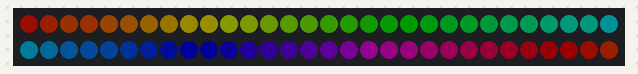
The program below on a simulated CircuitPython board. Parts: 60 RGB LEDs in strip order, left to right, continuing on the next row. Dim RGB values are drawn brighter than linear; random numbers come from a fixed seed.

Above: at 0.16 s.
At 2.3 s:
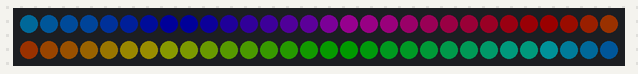
At 4.74 s:
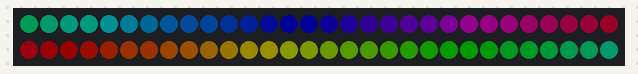
At 9.33 s:
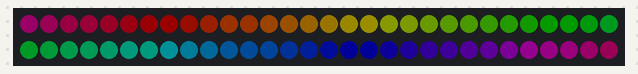
At 13.91 s:
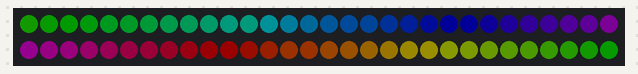
At 18.8 s:
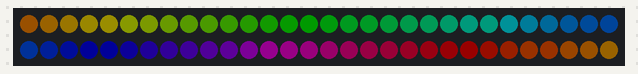

The program:

rainbow-walk.py
```python
import time
import board
import neopixel
import random
from collections import deque

# Choose an open pin connected to the Data In of the NeoPixel strip, i.e. board.D18
# NeoPixels must be connected to D10, D12, D18 or D21 to work.
pixel_pin = board.D21
sleepyTime = 0.01
STEP = 27
bright = .1
num_pixels = 60
ORDER = neopixel.RGB
pixels = neopixel.NeoPixel(pixel_pin, num_pixels, brightness=bright, auto_write=False, pixel_order=ORDER)
DEQUE = deque([],num_pixels)

COLOR01 = (255,0,0)
COLOR02 = (255,85,0)
COLOR03 = (255,230,0)
COLOR04 = (0,255,0)
COLOR05 = (0,255,68)
COLOR06 = (0,255,208)
COLOR07 = (0,110,255)
COLOR08 = (0,0,255)
COLOR09 = (157,0,255)
COLOR10 = (255,0,200)


def rand():
  return int(255 * random.random())

def translate(start,end,stepSize):
  if start == end:
    return end
  elif start > end:
    if start-stepSize <= end:
      return end
    else:
      return start-stepSize
  else:
    if start+stepSize >= end:
      return end
    else:
      return start+stepSize

def render(c):
  DEQUE.append(c)
  if len(DEQUE) >= num_pixels:
    i = 0
    for e in DEQUE:
      pixels[i] = e
      i = i+1
    pixels.show()
    time.sleep(sleepyTime)

def walk(c1, c2, stepSize):
  while (c1 != c2):
    c1= (translate(c1[0],c2[0],stepSize),translate(c1[1],c2[1],stepSize),translate(c1[2],c2[2],stepSize))
    #print(c1)
    render(c1)


while True:
  walk(COLOR01,COLOR02,STEP)
  walk(COLOR02,COLOR03,STEP)
  walk(COLOR03,COLOR04,STEP)
  walk(COLOR04,COLOR05,STEP)
  walk(COLOR05,COLOR06,STEP)
  walk(COLOR06,COLOR07,STEP)
  walk(COLOR07,COLOR08,STEP)
  walk(COLOR08,COLOR09,STEP)
  walk(COLOR09,COLOR10,STEP)
  walk(COLOR10,COLOR01,STEP)
  #print('!!!!!!!finished walk!!!!!!!!!!')
```

Measured:
- by itself, everything shown: repeats every 17.7 s, in 58 steps
